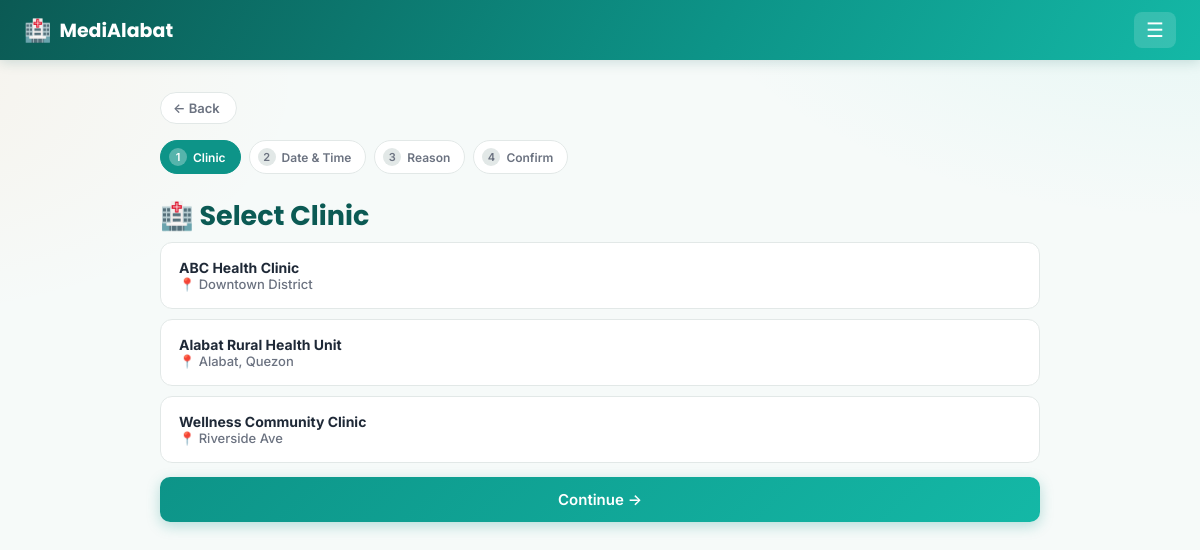
The app's page /appointment/new (signed in), older data.
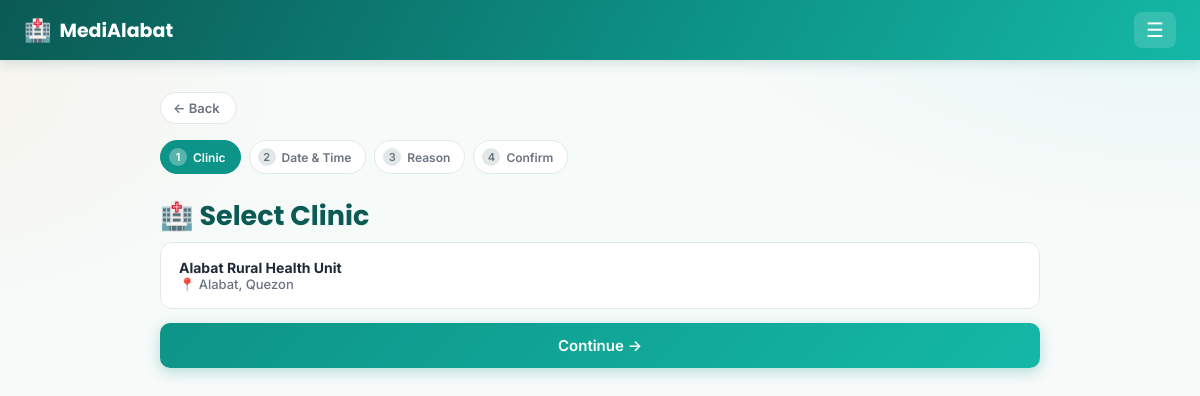
The same page, newer data.
### tables this page shows
CREATE TABLE clinics (
    id INTEGER PRIMARY KEY AUTOINCREMENT,
    name TEXT NOT NULL,
    address TEXT
);

### app.py (the view)
@app.route("/appointment/new", methods=["GET", "POST"])
@login_required(role="patient")
def new_appointment_clinic(user):
    conn = get_db()
    if request.method == "POST":
        session["new_appt"] = {"clinic_id": request.form["clinic_id"]}
        conn.close()
        return redirect(url_for("new_appointment_datetime"))
    clinics = conn.execute("SELECT * FROM clinics ORDER BY name").fetchall()
    conn.close()
    return render_template("patient/new_appointment_clinic.html", clinics=clinics)

### app.py (called while the page is built)
def current_user():
    if "user_id" not in session:
        return None
    conn = get_db()
    user = conn.execute("SELECT * FROM users WHERE id = ?", (session["user_id"],)).fetchone()
    conn.close()
    return user

def current_lang():
    return session.get("lang", DEFAULT_LANG)

@app.context_processor
def inject_globals():
    lang = current_lang()
    def fdate(d):
        """'October 8, 2026' / 'Oktubre 8, 2026' — month name follows the active language."""
        return f"{_t('month.' + str(d.month), lang=lang)} {d.day}, {d.year}"
    def fdatetime(value):
        """Format a stored 'YYYY-MM-DD HH:MM' string; returns '' for empty/unparseable values."""
        try:
            dt = datetime.strptime(value, "%Y-%m-%d %H:%M")
        except (TypeError, ValueError):
            return ""
        hour12 = dt.hour % 12 or 12
        return f"{fdate(dt.date())} · {hour12}:{dt.minute:02d} {'AM' if dt.hour < 12 else 'PM'}"
    return {
        "current_user": current_user(),
        "current_lang": lang,
        "t": lambda key, **kwargs: _t(key, lang=lang, **kwargs),
        "fdate": fdate,
        "fdatetime": fdatetime,
    }

### templates/patient/new_appointment_clinic.html (shortened to what this page needs)
{% extends "base.html" %}
{% block content %}
<div class="wizard-steps">
    <span class="step active"><i>1</i> {{ t('wizard.step_clinic') }}</span>
    <span class="step"><i>2</i> {{ t('wizard.step_datetime') }}</span>
    <span class="step"><i>3</i> {{ t('wizard.step_reason') }}</span>
    <span class="step"><i>4</i> {{ t('wizard.step_confirm') }}</span>
</div>
<h1 class="fade-in">🏥 {{ t('wizard.select_clinic') }}</h1>
<form method="POST" class="stack-form">
    <div class="radio-group">
        {% for clinic in clinics %}
        <label class="radio-card">
            <div>
                <div class="radio-title">{{ clinic.name }}</div>
                <div class="radio-sub">📍 {{ clinic.address }}</div>
            </div>
        </label>
        {% endfor %}
    </div>
    <button type="submit" class="btn-primary">{{ t('wizard.continue') }} →</button>
</form>
{% endblock %}

Row changes from the older to the newer data that the page shows:
removed clinics: name "ABC Health Clinic", address "Downtown District"
removed clinics: name "Wellness Community Clinic", address "Riverside Ave"
